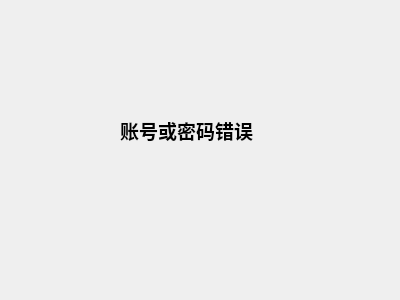
<?xml version="1.0" encoding="UTF-8"?>
<ui version="4.0">
 <class>select</class>
 <widget class="QDialog" name="select">
  <property name="geometry">
   <rect>
    <x>0</x>
    <y>0</y>
    <width>400</width>
    <height>300</height>
   </rect>
  </property>
  <property name="windowTitle">
   <string>Dialog</string>
  </property>
  <widget class="QLabel" name="login_check_return">
   <property name="geometry">
    <rect>
     <x>120</x>
     <y>110</y>
     <width>141</width>
     <height>41</height>
    </rect>
   </property>
   <property name="text">
    <string>&lt;html&gt;&lt;head/&gt;&lt;body&gt;&lt;p&gt;&lt;span style=&quot; font-size:14pt; font-weight:600;&quot;&gt;账号或密码错误&lt;/span&gt;&lt;/p&gt;&lt;/body&gt;&lt;/html&gt;</string>
   </property>
  </widget>
 </widget>
 <resources/>
 <connections/>
</ui>
